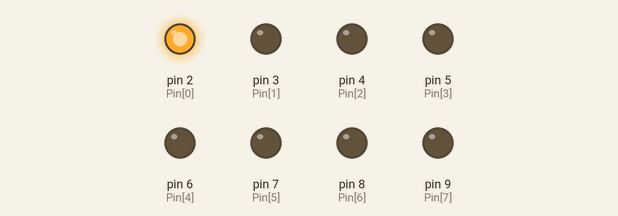
A sketch run on a simulated Arduino Uno, built with avr-gcc and run on an emulated ATmega328P. On the bench: output pins drawn as LEDs (lit = HIGH).

Above: at 0.12 s.
At 0.87 s:
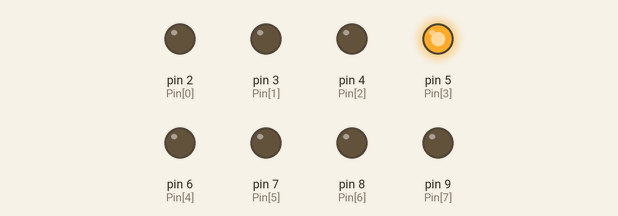
At 1.37 s:
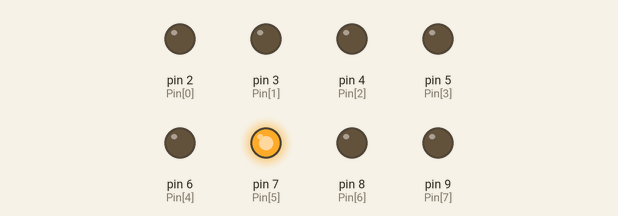
At 1.87 s:
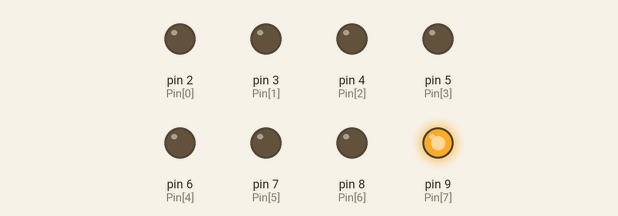
At 3.12 s:
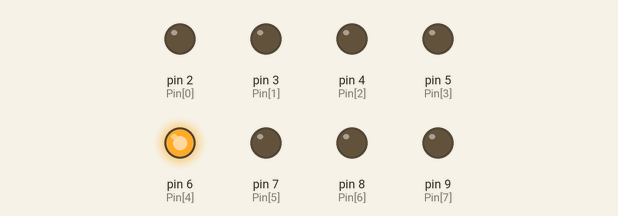
At 4.37 s:
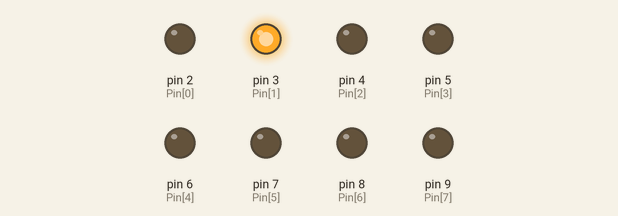
Timing chart, 0 to 4.7 s (numbered marks = the images above):
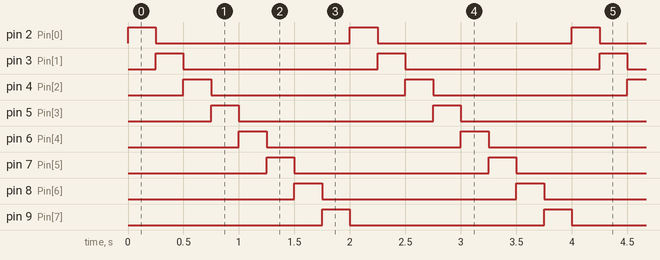

Measured:
- by itself, pin 2 (Pin[0]), pin 3 (Pin[1]), pin 4 (Pin[2]), pin 5 (Pin[3]), pin 6 (Pin[4]), pin 7 (Pin[5]), pin 8 (Pin[6]), pin 9 (Pin[7]): alternates HIGH for 0.25 s and LOW for 1.8 s
- by itself, everything shown: repeats every 2.0 s, in 8 steps

The sketch:

test3.ino
```cpp
byte Pin[]={2,3,4,5,6,7,8,9};
byte Pin_num=sizeof(Pin);
void setup() {
  for(int i=0;i<Pin_num;i++)
    pinMode(Pin[i],OUTPUT);
}

void loop() {
  for(int i=0;i<Pin_num;i++){
    for(int j=0;j<Pin_num; j++){
      if(i==j)
        digitalWrite(Pin[j],HIGH);
      else
        digitalWrite(Pin[j],LOW);
    }
    delay(250);
  }
}
```
